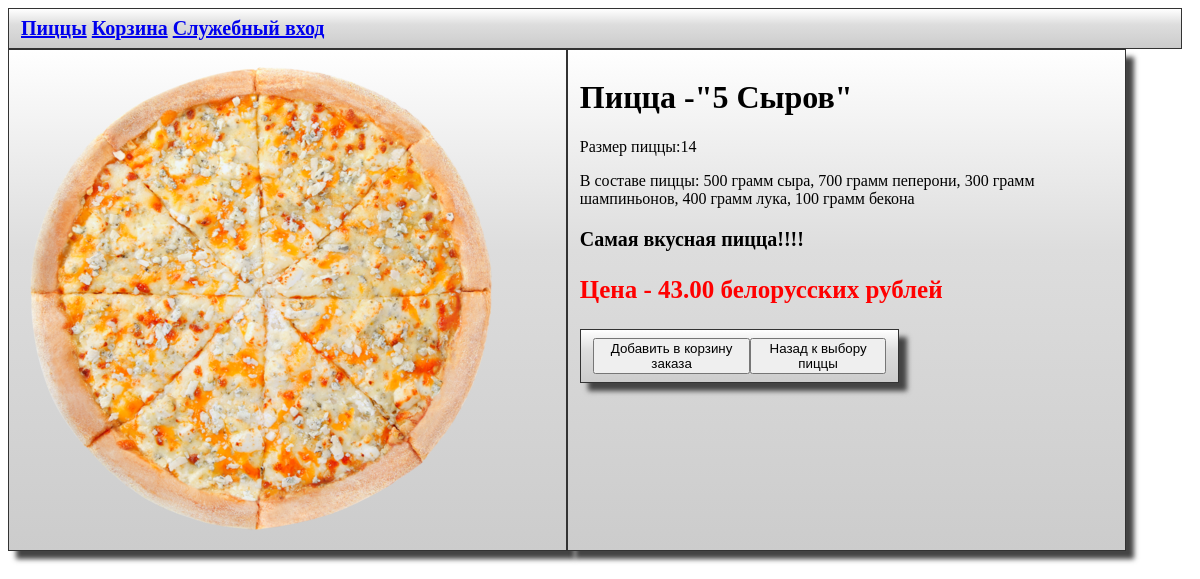
Page /pizza/5 Сыров on the committed database.
### models.py (models this page shows)
class Recipes(db.Model):
    id_recipe = db.Column(db.Integer, primary_key=True)
    name_recipe = db.Column(db.String(50), unique=True)
    size = db.Column(db.Integer)
    cheese = db.Column(db.Integer)
    pepperoni = db.Column(db.Integer)
    mushrooms = db.Column(db.Integer)
    onions = db.Column(db.Integer)
    bacon = db.Column(db.Integer)
    price = db.Column(db.Integer)
    description = db.Column(db.Text)
    eng_name = db.Column(db.Text)

### main.py (the view)
@app.route('/pizza/<string:pizza>')
def get_pizza_interface(pizza):
    if pizza != 'favicon.ico':
        pizza = SyncORM.get_pizza(pizza)
        temp = pizza.eng_name
        path = '/media/examples/' + temp + '.png'
        return render_template('pizza.html', pizza=pizza, temp_path=path)

### ORM.py (called while the page is built)
    @staticmethod
    def get_pizza(name):
        with app.app_context():
            query = db.select(Recipes)
            result = db.session.execute(query)
            recipes = result.scalars().all()
            for i in recipes:
                if i.name_recipe == name:
                    return i

### templates/pizza.html (shortened to what this page needs)
<!DOCTYPE html>
<html>
<head>
     <link rel="stylesheet" href="{{ url_for('static', filename='style.css') }}">
    <div class="navigation">
            <div><a href="/">Пиццы</a></div>
            <div>
                <a href="/basket">Корзина</a>
             </div>
            <div>
                 {% if current_user.is_anonymous %}
                     <a href="{{ url_for('login') }}">Служебный вход</a>
                 {% else %}
                    <a href="{{ url_for('logout',  logout='logout') }}">Выйти</a>
                 {% endif %}
             </div>
    </div>
</head>
<body>
    <div class="one_pizza">
        <div class="pizza_stat">
             <img src="{{ url_for('static', filename=temp_path) }}" alt="{{pizza.name_recipe}}" />
        </div>
        <div class="pizza_stat">
            <h1>Пицца -"{{pizza.name_recipe}}"</h1>
            <p> Размер пиццы:{{ pizza.size }}</p>
            <p>В составе пиццы: {{(pizza.cheese)*100}} грамм сыра, {{pizza.pepperoni*100}} грамм пеперони,
            {{pizza.mushrooms*100}} грамм шампиньонов, {{pizza.onions*100}} грамм лука, {{pizza.bacon*100}} грамм бекона
            </p>
            <p class="description">{{ pizza.description }}</p>
             <p class="price">Цена - {{pizza.price}}.00 белорусских рублей</p>
            <div class="basket">
                <div>
                    <button onclick="redirectToUrl3()" class="button_pizza">Добавить в корзину заказа</button>
                </div>
                <div>
                    <button onclick="redirectToUrl4()" class="button_pizza">Назад к выбору пиццы</button>
                </div>
            </div>
        </div>
    </div>
</body>
</html>

### static/style.css (style rules this page uses)
body { background-image: url('/static/media/examples/wood.jpg'); }
h1 { color: black; font-size: 40px justify-content: center; font-weight: 700 }
.one_pizza { display: flex; }
.pizza_stat { width: 45%; border: 1px solid #333; box-shadow: 8px 8px 5px #444; padding: 8px 12px; background-image: linear-gradient(180deg, #fff, #ddd 40%, #ccc); }
.price { color: red; font-size: 25px; font-weight: 900; }
.description { color: black; font-size: 20px; font-weight: 600; }
.navigation { display: flex; color: black; font-size: 20px; font-weight: 600; width: 97%; border: 1px solid #333; padding: 8px 12px; background-image: linear-gradient(180deg, #fff, #ddd 40%, #ccc); gap: 5px; }
.basket { display: flex; width: 55%; border: 1px solid #333; box-shadow: 8px 8px 5px #444; padding: 8px 12px; background-image: linear-gradient(180deg, #fff, #ddd 40%, #ccc); }
.button_pizza { display: flex; width: 100%; gap: 3px; }

### rows in the picture
Recipes: name_recipe "5 Сыров", size "14", (pizza.cheese)*100 "500", pizza.pepperoni*100 "700", pizza.mushrooms*100 "300", pizza.onions*100 "400", pizza.bacon*100 "100", description "Самая вкусная пицца!!!!", price "43"
